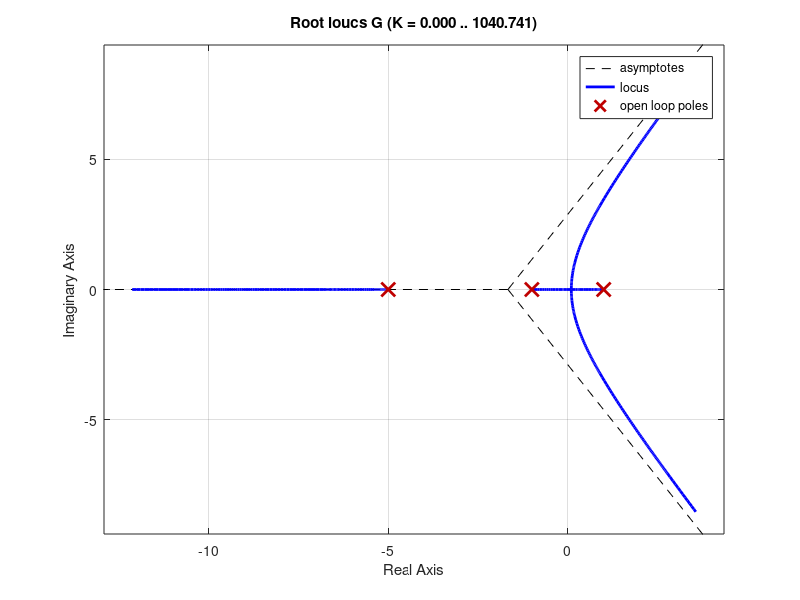

MATLAB code for this plot: (Note: this script raises an error after producing the figure.)
%Plant transfer function
num = [];
den = [1 -1 -5];
G = zpk (num, den,1);
rlocus(G);
z = 0.5;
wn = 2;
desired_pole = (-z*wn)+(wn*sqrt(1-z^2)*i)
%Using angle Criterion property of root locus to get a
angle_desired_pole = (180/pi)*angle(evalfr(G,desired_pole))
angle_a = 180 - angle_desired_pole
a =(imag(desired_pole)/tan(angle_a*pi/180))-real(desired_pole)

%Compenstator
numc=[1 a];
denc=[1];
Gc = tf(numc, denc);
%Using angle Magnitude property of root locus to get K
GcG = Gc*G;
magnitude1 = abs(evalfr(GcG,desired_pole));
k = 1/ magnitude1
System = k*GcG;
rlocus(System,G)
closedLoop = feedback(System,1);
%step(closedLoop);
%stepinfo(closedLoop);








